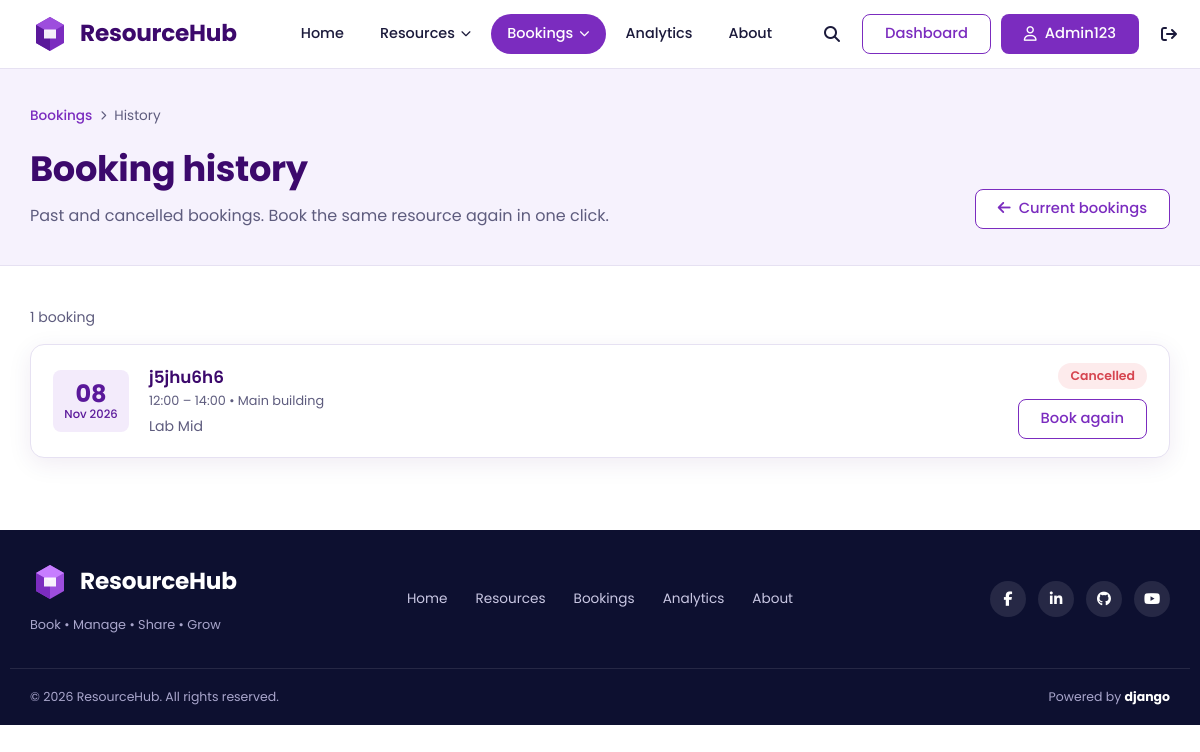
/bookings/history/ (signed in), run on the app's committed database.
### accounts/models.py (models this page shows, shortened)
class User(AbstractUser):
    ROLE_CHOICES = [
        ("student", "Student"),
        ("teacher", "Teacher"),
        ("admin", "Administrator"),
    ]
    email = models.EmailField(unique=True)
    role = models.CharField(
        max_length=20,
        choices=ROLE_CHOICES,
        default="student",
    )
    department = models.CharField(
        max_length=100,
        blank=True,
    )
    email_verified = models.BooleanField(default=False)

class Profile(models.Model):
    user = models.OneToOneField(
        settings.AUTH_USER_MODEL,
        on_delete=models.CASCADE,
        related_name="profile",
    )
    first_name = models.CharField(
        max_length=120,
        blank=True,
    )
    last_name = models.CharField(
        max_length=100,
        blank=True,
    )
    phone = models.CharField(
        max_length=20,
        blank=True,
    )
    profile_picture = models.ImageField(
        upload_to="profile_pictures/",
        blank=True,
        null=True,
    )
    designation = models.CharField(
        max_length=100,
        blank=True,
    )

### bookings/models.py (models this page shows)
class Booking(models.Model):
    user = models.ForeignKey('accounts.User', on_delete=models.CASCADE, related_name='bookings')
    resource = models.ForeignKey('resources.Resource', on_delete=models.CASCADE, related_name='bookings')
    start_time = models.DateTimeField()
    end_time = models.DateTimeField()
    purpose = models.TextField()
    priority_score = models.FloatField(default=0)
    is_recurring = models.BooleanField(default=False)
    recurrence_rule = models.CharField(max_length=100, blank=True)
    status = models.CharField(max_length=50, default='Pending')
    created_at = models.DateTimeField(auto_now_add=True)

### resources/models.py (models this page shows, shortened)
class Resource(models.Model):
    name = models.CharField(max_length=200)
    category = models.ForeignKey(ResourceCategory, on_delete=models.CASCADE)
    department = models.CharField(max_length=100)
    capacity = models.PositiveIntegerField()
    location = models.CharField(max_length=200)
    qr_code = models.CharField(
        max_length=255,
        unique=True,
        default=uuid.uuid4,
        editable=False
    )
    device_code = models.CharField(
        max_length=100,
        unique=True,
        default=generate_device_code,
        editable=False
    )
    open_time = models.TimeField()
    close_time = models.TimeField()
    status = models.CharField(max_length=50)
    description = models.TextField()

### bookings/views.py (the view)
# urls.py: path('history/', views.booking_history, name='booking_history'),
@login_required
def booking_history(request):
    bookings = Booking.objects.filter(user=request.user).filter(
        Q(end_time__lt=timezone.now()) | Q(status__in=['Cancelled', 'Completed'])
    ).select_related('resource').order_by('-start_time')
    return render(request, 'bookings/booking_history.html', {
        'bookings': bookings
    })

### templates/bookings/booking_history.html (shortened to what this page needs)
{% extends 'core/base.html' %}
{% load static %}
{% block extra_css %}<link rel="stylesheet" href="{% static 'css/bookings.css' %}">{% endblock %}
{% block content %}
<section class="page-head">
  <div class="container">
    <nav class="breadcrumb" aria-label="Breadcrumb">
      <a href="{% url 'bookings:booking_list' %}">Bookings</a>
      <i class="fa-solid fa-chevron-right" aria-hidden="true"></i>
      <span>History</span>
    </nav>
    <div class="page-head-inner">
      <div>
        <h1>Booking history</h1>
        <p>Past and cancelled bookings. Book the same resource again in one click.</p>
      </div>
      <a class="btn btn-outline" href="{% url 'bookings:booking_list' %}"><i class="fa-solid fa-arrow-left" aria-hidden="true"></i> Current bookings</a>
    </div>
  </div>
</section>
<section class="section">
  <div class="container">
    {% if bookings %}
    <p class="result-count">{{ bookings|length }} booking{{ bookings|length|pluralize }}</p>
    <div class="history-list">
      {% for b in bookings %}
      <article class="history-item">
        <div class="history-date">
          <strong>{{ b.start_time|date:"d" }}</strong>
          <span>{{ b.start_time|date:"M Y" }}</span>
        </div>
        <div class="history-body">
          <h2><a href="{% url 'bookings:booking_detail' b.id %}">{{ b.resource.name }}</a></h2>
          <p class="row-sub">{{ b.start_time|time:"H:i" }} – {{ b.end_time|time:"H:i" }} &bull; {{ b.resource.location }}</p>
          <p class="history-purpose">{{ b.purpose|truncatechars:90 }}</p>
        </div>
        <div class="history-side">
          <span class="badge badge-{{ b.status|lower|slugify }}">{{ b.status }}</span>
          <a class="btn btn-outline" href="{% url 'bookings:create_booking' booking.resource.id %}">Book again</a>
        </div>
      </article>
      {% endfor %}
    </div>
    {% endif %}
  </div>
</section>
{% endblock %}

### templates/core/base.html (shortened to what this page needs)
{% load static %}
<!DOCTYPE html>
<html lang="en">
<head>
  <link rel="stylesheet" href="https://cdnjs.cloudflare.com/ajax/libs/font-awesome/6.5.2/css/all.min.css">
  <link rel="stylesheet" href="{% static 'css/master.css' %}">
  {% block extra_css %}{% endblock %}
</head>
<body>
  {% url 'sharings:shared_with_me' as shared_url %}
  {% url 'analytics:dashboard' as analytics_url %}
  {% url 'core:about' as about_url %}
  {% with app=request.resolver_match.app_name page=request.resolver_match.url_name %}
  <header class="site-header" id="siteHeader">
    <div class="container header-inner">
      <a href="/" class="brand" aria-label="ResourceHub home">
        <svg class="brand-mark" viewBox="0 0 40 40" width="40" height="40" aria-hidden="true">
          <path d="M20 3 34 11v18L20 37 6 29V11z" fill="#7B2CBF"/>
          <path d="M20 3 34 11 20 19 6 11z" fill="#9D4EDD"/>
          <path d="M20 19v18L6 29V11z" fill="#5A189A"/>
          <path d="M14 15.5h12v9H14z" fill="#fff" opacity=".92"/>
        </svg>
        <span class="brand-name">ResourceHub</span>
      </a>
      <div class="nav-panel">
        <nav aria-label="Main navigation">
          <ul class="nav-list">
            <li><a class="nav-link{% if page == 'home' %} active{% endif %}" href="/">Home</a></li>
            <li>
              <details class="has-dropdown">
                <summary class="nav-link{% if app == 'resources' %} active{% endif %}">
                  Resources <i class="fa-solid fa-chevron-down" aria-hidden="true"></i>
                </summary>
              </details>
            </li>
            {% if user.is_authenticated %}
            <li>
              <details class="has-dropdown">
                <summary class="nav-link{% if app == 'bookings' or app == 'checkin' or app == 'sharings' %} active{% endif %}">
                  Bookings <i class="fa-solid fa-chevron-down" aria-hidden="true"></i>
                </summary>
              </details>
            </li>
            {% else %}
            <li><a class="nav-link{% if app == 'bookings' %} active{% endif %}" href="{% url 'bookings:booking_list' %}">Bookings</a></li>
            {% endif %}
            <li><a class="nav-link{% if app == 'analytics' %} active{% endif %}" href="{{ analytics_url|default:'/' }}">Analytics</a></li>
            <li><a class="nav-link{% if page == 'about' %} active{% endif %}" href="{{ about_url|default:'/' }}">About</a></li>
          </ul>
        </nav>
        <div class="nav-tools">
          <label for="searchToggle" class="icon-btn" title="Search resources">
            <i class="fa-solid fa-magnifying-glass" aria-hidden="true"></i>
          </label>
          {% if user.is_authenticated %}
            <a class="btn btn-outline" href="{% url 'accounts:profile' %}">Dashboard</a>
            <a class="btn btn-primary" href="{% url 'accounts:profile' %}">
              <i class="fa-regular fa-user" aria-hidden="true"></i> {{ user.profile.first_name|default:user.username }}
            </a>
            <form method="post" action="{% url 'accounts:logout' %}" class="logout-form">
              <button type="submit" class="icon-btn" aria-label="Log out" title="Log out">
                <i class="fa-solid fa-arrow-right-from-bracket" aria-hidden="true"></i>
              </button>
            </form>
          {% else %}
            <a class="btn btn-outline" href="{% url 'accounts:login' %}">Login</a>
            <a class="btn btn-primary" href="{% url 'accounts:register' %}">Register</a>
          {% endif %}
        </div>
      </div>
    </div>
  </header>
  {% endwith %}
  <main id="main">
    {% block content %}{% endblock %}
  </main>
  <footer class="site-footer">
    <div class="container footer-inner">
      <div class="footer-brand">
        <a href="/" class="brand brand-light">
          <svg class="brand-mark" viewBox="0 0 40 40" width="40" height="40" aria-hidden="true">
            <path d="M20 3 34 11v18L20 37 6 29V11z" fill="#9D4EDD"/>
            <path d="M20 3 34 11 20 19 6 11z" fill="#C77DFF"/>
            <path d="M20 19v18L6 29V11z" fill="#7B2CBF"/>
            <path d="M14 15.5h12v9H14z" fill="#fff" opacity=".92"/>
          </svg>
          <span class="brand-name">ResourceHub</span>
        </a>
        <p class="footer-tagline">Book &bull; Manage &bull; Share &bull; Grow</p>
      </div>
      <nav class="footer-nav" aria-label="Footer navigation">
        <a href="/">Home</a>
        <a href="{% url 'resources:resource_list' %}">Resources</a>
        <a href="{% url 'bookings:booking_list' %}">Bookings</a>
        <a href="{{ analytics_url|default:'/' }}">Analytics</a>
        <a href="{{ about_url|default:'/' }}">About</a>
      </nav>
      <ul class="social">
        <li><a href="https://www.facebook.com/" target="_blank" rel="noopener noreferrer" aria-label="Facebook"><i class="fa-brands fa-facebook-f"></i></a></li>
        <li><a href="https://www.linkedin.com/" target="_blank" rel="noopener noreferrer" aria-label="LinkedIn"><i class="fa-brands fa-linkedin-in"></i></a></li>
        <li><a href="https://github.com/" target="_blank" rel="noopener noreferrer" aria-label="GitHub"><i class="fa-brands fa-github"></i></a></li>
        <li><a href="https://www.youtube.com/" target="_blank" rel="noopener noreferrer" aria-label="YouTube"><i class="fa-brands fa-youtube"></i></a></li>
      </ul>
    </div>
    <div class="container footer-bottom">
      <p>&copy; {% now "Y" %} ResourceHub. All rights reserved.</p>
      <p>Powered by <strong>django</strong></p>
    </div>
  </footer>
</body>
</html>

### static/css/master.css (style rules this page uses)
:root { --brand: #7B2CBF; --brand-dark: #5A189A; --brand-deep: #3C096C; --brand-light: #9D4EDD; --brand-soft: #F3EBFB; --lavender: #F6F2FD; --ink: #1B1A3B; --muted: #5E5C7E; --line: #E6E1F2; --white: #FFFFFF; --navy: #0D1030; --success: #1FA971; --warning: #D98A0B; --danger: #D64550; --radius-sm: 8px; --radius: 14px; --radius-lg: 22px; --shadow: 0 6px 24px rgba(60, 9, 108, .08); --shadow-lg: 0 14px 40px rgba(60, 9, 108, .16); --font: 'Poppins', system-ui, -apple-system, 'Segoe UI', sans-serif; --script: 'Caveat', 'Segoe Script', cursive; --container: 1180px; --header-h: 68px; }
*, *::before, *::after { box-sizing: border-box; }
html { scroll-behavior: smooth; -webkit-text-size-adjust: 100%; }
body { margin: 0; font-family: var(--font); font-size: 1rem; line-height: 1.6; color: var(--ink); background: var(--white); -webkit-font-smoothing: antialiased; }
img, svg { max-width: 100%; display: block; }
a { color: inherit; text-decoration: none; }
ul { list-style: none; margin: 0; padding: 0; }
h1, h2, h3, p { margin: 0; }
button, input { font: inherit; color: inherit; }
button, label[for] { cursor: pointer; }
.container { width: 100%; max-width: var(--container); margin-inline: auto; padding-inline: 20px; }
.btn { display: inline-flex; align-items: center; justify-content: center; gap: 8px; padding: 10px 22px; border: 1.5px solid transparent; border-radius: var(--radius-sm); font-weight: 500; font-size: .92rem; line-height: 1.2; white-space: nowrap; transition: background-color .2s, color .2s, border-color .2s, box-shadow .2s; }
.btn-primary { background: var(--brand); color: #fff; }
.btn-outline { background: #fff; color: var(--brand); border-color: var(--brand); }
.icon-btn { display: inline-grid; place-items: center; width: 40px; height: 40px; background: transparent; border: 0; border-radius: 50%; color: var(--ink); font-size: 1rem; transition: background-color .2s, color .2s; }
.site-header { position: sticky; top: 0; z-index: 100; background: rgba(255, 255, 255, .96); backdrop-filter: blur(8px); border-bottom: 1px solid var(--line); }
.header-inner { display: flex; align-items: center; justify-content: space-between; gap: 24px; min-height: var(--header-h); }
.brand { display: inline-flex; align-items: center; gap: 10px; flex-shrink: 0; }
.brand-name { font-size: 1.45rem; font-weight: 700; letter-spacing: -.01em; color: var(--brand-deep); }
.brand-light .brand-name { color: #fff; }
.nav-panel { display: flex; align-items: center; flex: 1; justify-content: space-between; gap: 24px; }
.nav-list { display: flex; align-items: center; gap: 4px; margin-left: 24px; }
.nav-link { display: inline-flex; align-items: center; gap: 6px; padding: 8px 16px; border: 0; background: transparent; border-radius: 999px; font-size: .9rem; font-weight: 500; color: var(--ink); transition: background-color .2s, color .2s; }
.nav-link.active { background: var(--brand); color: #fff; }
.nav-link i { font-size: .65rem; transition: transform .2s; }
.has-dropdown { position: relative; }
.has-dropdown summary { list-style: none; cursor: pointer; }
.nav-tools { display: flex; align-items: center; gap: 10px; }
.logout-form { margin: 0; display: inline-flex; }
.site-footer { background: var(--navy); color: #C9C7E3; }
.footer-inner { display: grid; grid-template-columns: 1fr auto 1fr; align-items: center; gap: 24px; padding-block: 32px; }
.footer-tagline { margin-top: 6px; font-size: .8rem; color: #A9A6CC; }
.footer-nav { display: flex; flex-wrap: wrap; justify-content: center; gap: 8px 28px; font-size: .85rem; }
.social { display: flex; justify-content: flex-end; gap: 12px; }
.social a { display: grid; place-items: center; width: 36px; height: 36px; border-radius: 50%; background: rgba(255, 255, 255, .1); color: #fff; font-size: .9rem; transition: background-color .2s; }
.footer-bottom { display: flex; justify-content: space-between; gap: 12px; flex-wrap: wrap; padding-block: 18px; border-top: 1px solid rgba(255, 255, 255, .1); font-size: .78rem; color: #A9A6CC; }
.footer-bottom strong { color: #fff; }

### data on the page
User: profile.first_name "Admin123"
Booking: start_time "08", start_time "Nov 2026", resource.name "j5jhu6h6", start_time "12:00", end_time "14:00", resource.location "Main building", purpose "Lab Mid", status "Cancelled"

### other printed values
{{ bookings|length }} "1"
